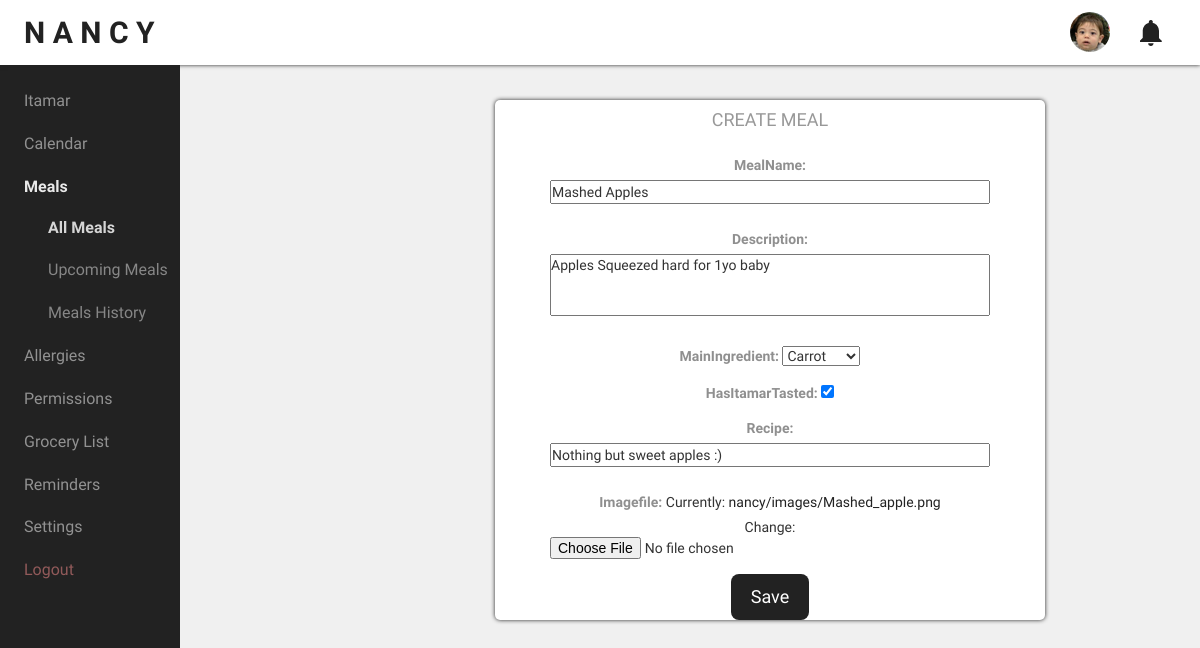
Page /update-meal/42 on the earlier database version.
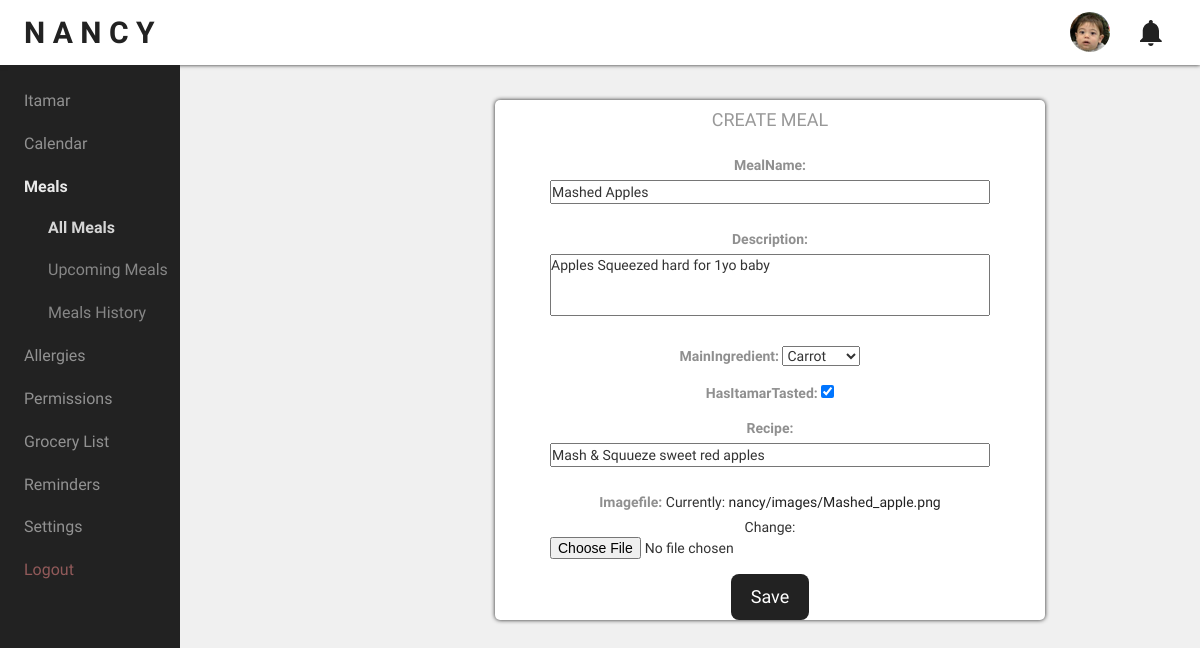
Same page on the later database version.
### todo/models.py (models this page shows, shortened)
class Nancy(models.Model):
    user_id = models.ForeignKey(User, on_delete=models.CASCADE) #relationship 1:n (user:todos) ??
    dateCreated = models.DateField(auto_now_add=True) #automatic
    dateCompleted = models.DateField(null=True, blank=True) #blank at first ?
    mealName = models.CharField(max_length=30)
    scheduled = models.BooleanField(default=False)
    description = models.TextField(blank=True)
    mainIngredient = models.CharField(max_length=70)
    HasItamarTasted = models.BooleanField(default=False)
    Recipe = models.CharField(max_length=70)
    imagefile = models.ImageField(default='todo\static\nancy\images\Mashed_apple.png',upload_to='nancy/images')
    mediumIm=ImageSpecField(
        source='imagefile',processors=[SmartResize( 80,100)],format='PNG')
    smallIm=ImageSpecField(
        source='imagefile',processors=[SmartResize(40,50)],format='PNG')
    bigImage=ImageSpecField(
        source='imagefile',processors=[SmartResize(200,300)],format='PNG')

### todo/views.py (the view, shortened to what this page needs)
# urls.py: path('update-meal/<int:meal_pk>', views.updateMeal, name='updateMeal'),
def updateMeal(request, meal_pk):
    meal = get_object_or_404(Nancy, pk=meal_pk)
    if (request.method == 'GET'):
        form = NancyForm(instance=meal)
        act=2
        return render(request, 'nancy/create-meal.html', {'meal': meal, 'form': form ,'act':act})

### todo/forms.py
class NancyForm(forms.ModelForm):
    class Meta:
        model = Nancy
        fields = ['mealName', 'description', 'mainIngredient',
                  'HasItamarTasted', 'Recipe', 'imagefile']
        widgets = {
            "description": forms.Textarea(attrs={"rows": "3", "cols": "40", "style":"resize:none"}),
            'mainIngredient':forms.Select(attrs={"id":"selectIngredients"})
        }

### todo/templates/nancy/create-meal.html (shortened to what this page needs)
{% load static  %}
<!DOCTYPE html>
<html lang="en">
<head>
    <link rel="stylesheet" href="https://maxcdn.bootstrapcdn.com/bootstrap/3.3.7/css/bootstrap.min.css"
>
    <link rel="stylesheet" href="{% static 'nancy/css/styles.css' %}">
</head>
<body>
    <div class="wrapper">
        <header>
            <div class="header-selections">
                <a href="{% url 'nancy' %}" id="logo">N A N C Y</a>
                <a href="#" id=notification></a>
                <a href="#" id=baby-nav></a>
            </div>
        </header>
        <div class="table">
            <nav>
                <ul>
                    <li><a href="{% url 'nancy' %}">Itamar</a></li>
                    <li><a href="#">Calendar</a></li>
                    <li class="thisNavSection"><a href="{% url 'meals' %}"><b>Meals</b></a>
                        <ul>
                            <li class="thisNavSection"><a href="{% url 'meals' %}">All Meals</a></li>
                            <li><a href="#">Upcoming Meals</a></li>
                            <li><a href="#">Meals History</a></li>
                        </ul>
                    </li>
                    <li><a href="#">Allergies</a></li>
                    <li><a href="#">Permissions</a></li>
                    <li><a href="#">Grocery List</a></li>
                    <li><a href="#">Reminders</a></li>
                    <li><a href="#">Settings</a></li>
                    <li><a id="logout" href="{% url 'logoutuser' %}">Logout</a></li>
                </ul>
            </nav>
            <main>
                <section class="create-meal">
                    <h2>CREATE MEAL</h2>
                        {% if act == 2  %}
                        <form action="{% url 'updateMeal' meal.id%}" method="POST" enctype="multipart/form-data">
                            {% endif %}
                            {{form.as_p}}
                            <button type='submit' class="btn-medium">Save </button>
                        </form>
                </section>
            </main>
        </div>
</body>
</html>

Differences in the rows shown:
changed Nancy "Mashed Apples": Recipe "Nothing but sweet apples :)" → "Mash & Squueze sweet red apples"
